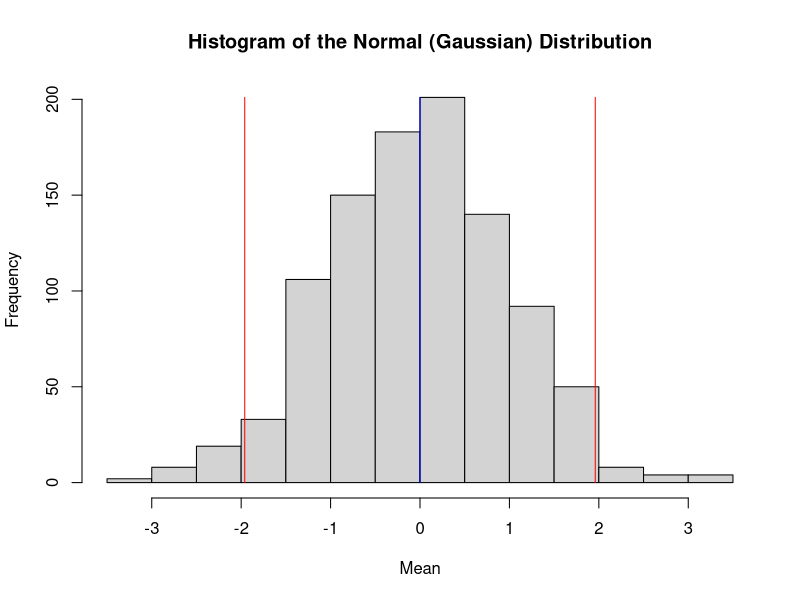

Source code (R):
## ---- chunk 1
      mu       <- 0
      variates <- 1000
      sigma    <- 1
      bins     <- 20

      x <- rnorm(variates, mu, sigma)
      height <- max(table(cut(x, bins)))
      
      hist(rnorm(variates, mu, sigma), breaks=bins, xlab="Mean", main="Histogram of the Normal (Gaussian) Distribution")
      lower  <- qnorm(0.025, mu, sigma, lower=TRUE)
      upper  <- qnorm(0.975, mu, sigma, lower=TRUE)
      
      lines(c(lower, lower), c(0, 1.5*height),col="red",lwd=1)
      lines(c(upper, upper), c(0, 1.5*height),col="red",lwd=1)
      lines(c(mu, mu), c(0, 1.5*height),col="blue",lwd=1)
